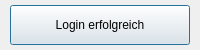
<?xml version="1.0" encoding="UTF-8"?>
<ui version="4.0">
 <class>LoginTester</class>
 <widget class="QDialog" name="LoginTester">
  <property name="geometry">
   <rect>
    <x>0</x>
    <y>0</y>
    <width>200</width>
    <height>50</height>
   </rect>
  </property>
  <property name="windowTitle">
   <string>Dialog</string>
  </property>
  <widget class="QLabel" name="label">
   <property name="geometry">
    <rect>
     <x>0</x>
     <y>-1</y>
     <width>201</width>
     <height>51</height>
    </rect>
   </property>
   <property name="font">
    <font>
     <pointsize>12</pointsize>
    </font>
   </property>
   <property name="text">
    <string>Teste Logindaten...</string>
   </property>
   <property name="alignment">
    <set>Qt::AlignCenter</set>
   </property>
  </widget>
  <widget class="QPushButton" name="button">
   <property name="geometry">
    <rect>
     <x>10</x>
     <y>5</y>
     <width>180</width>
     <height>40</height>
    </rect>
   </property>
   <property name="styleSheet">
    <string notr="true"/>
   </property>
   <property name="text">
    <string>Login erfolgreich</string>
   </property>
   <property name="flat">
    <bool>false</bool>
   </property>
  </widget>
 </widget>
 <resources/>
 <connections/>
</ui>
